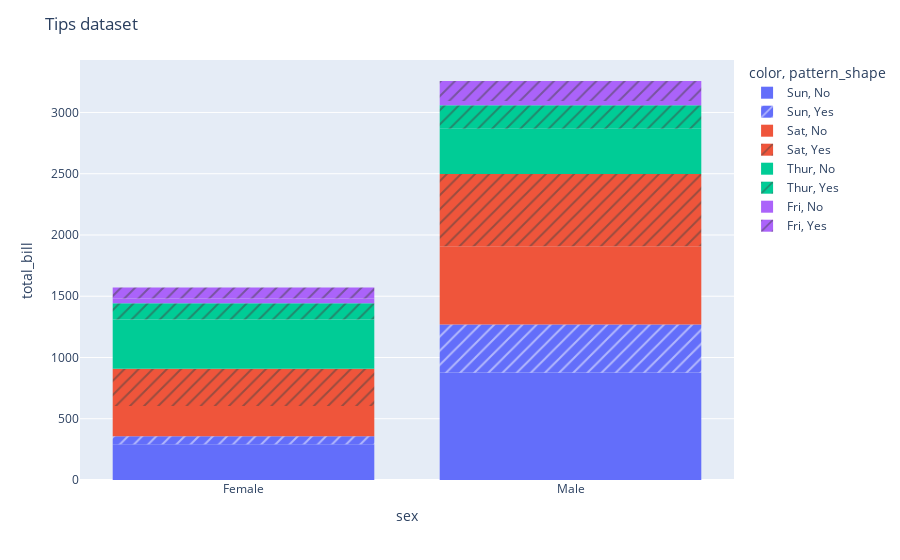

The code cell stored with this chart in its notebook:
### Code cell
pfig3=ex.histogram(x=df3['sex'], y=df3['total_bill'], pattern_shape=df3['smoker'], color=df3['day']) # ploting an histogram for sex and total bill with smoker as a pattern shape and day as color paramete
pfig3.update_layout(title="Tips dataset",xaxis_title='sex', yaxis_title='total_bill') # updating x and y axis labels
pfig3

### Figure 1 — Plotly figure (JSON) as saved in the notebook; plotly's stock layout.template omitted (floating-point values rounded to 4 significant figures)
{"data": [{"alignmentgroup": "True", "bingroup": "x", "histfunc": "sum", "hovertemplate": "color=Sun<br>pattern_shape=No<br>x=%{x}<br>sum of y=%{y}<extra></extra>", "legendgroup": "Sun, No", "marker": {"color": "#636efa", "pattern": {"shape": ""}}, "name": "Sun, No", "offsetgroup": "Sun, No", "orientation": "v", "showlegend": true, "type": "histogram", "x": ["Female", "Male", "Male", "Male", "Female", "Male", "Male", "Male", "Male", "Male", "Male", "Female", "Male", "Male", "Female", "Male", "Female", "Male", "Female", "Male", "Male", "Male", "Male", "Male", "Male", "Male", "Male", "Male", "Male", "Female", "Female", "Male", "Male", "Male", "Male", "Male", "Female", "Female", "Male", "Male", "Male", "Male", "Male", "Male", "Female", "Male", "Female", "Female", "Male", "Male", "Male", "Female", "Male", "Male", "Male", "Male", "Male"], "xaxis": "x", "y": [16.99, 10.34, 21.01, 23.68, 24.59, 25.29, 8.77, 26.88, 15.04, 14.78, 10.27, 35.26, 15.42, 18.43, 14.83, 21.58, 10.33, 16.29, 16.97, 17.46, 13.94, 9.68, 30.4, 18.29, 22.23, 32.4, 28.55, 18.04, 12.54, 10.29, 34.81, 9.94, 25.56, 19.49, 38.07, 23.95, 25.71, 17.31, 29.93, 14.07, 13.13, 17.26, 24.55, 19.77, 29.85, 48.17, 25, 13.39, 16.49, 21.5, 12.66, 16.21, 13.81, 24.52, 20.76, 31.71, 20.69], "yaxis": "y"}, {"alignmentgroup": "True", "bingroup": "x", "histfunc": "sum", "hovertemplate": "color=Sun<br>pattern_shape=Yes<br>x=%{x}<br>sum of y=%{y}<extra></extra>", "legendgroup": "Sun, Yes", "marker": {"color": "#636efa", "pattern": {"shape": "/"}}, "name": "Sun, Yes", "offsetgroup": "Sun, Yes", "orientation": "v", "showlegend": true, "type": "histogram", "x": ["Female", "Male", "Male", "Male", "Male", "Male", "Male", "Female", "Male", "Male", "Male", "Male", "Male", "Male", "Female", "Male", "Female", "Male", "Male"], "xaxis": "x", "y": [17.51, 7.25, 31.85, 16.82, 32.9, 17.89, 14.48, 9.6, 34.63, 34.65, 23.33, 45.35, 23.17, 40.55, 20.9, 30.46, 18.15, 23.1, 15.69], "yaxis": "y"}, {"alignmentgroup": "True", "bingroup": "x", "histfunc": "sum", "hovertemplate": "color=Sat<br>pattern_shape=No<br>x=%{x}<br>sum of y=%{y}<extra></extra>", "legendgroup": "Sat, No", "marker": {"color": "#EF553B", "pattern": {"shape": ""}}, "name": "Sat, No", "offsetgroup": "Sat, No", "orientation": "v", "showlegend": true, "type": "histogram", "x": ["Male", "Male", "Female", "Female", "Male", "Male", "Male", "Male", "Male", "Male", "Female", "Male", "Male", "Female", "Female", "Male", "Male", "Male", "Female", "Male", "Male", "Male", "Female", "Male", "Male", "Male", "Female", "Male", "Male", "Female", "Female", "Male", "Female", "Male", "Male", "Female", "Male", "Male", "Male", "Male", "Male", "Male", "Female", "Male", "Male"], "xaxis": "x", "y": [20.65, 17.92, 20.29, 15.77, 39.42, 19.82, 17.81, 13.37, 12.69, 21.7, 19.65, 9.55, 18.35, 15.06, 20.69, 17.78, 24.06, 16.31, 16.93, 18.69, 31.27, 16.04, 26.41, 48.27, 17.59, 20.08, 16.45, 20.23, 12.02, 17.07, 14.73, 10.51, 20.92, 18.24, 14, 7.25, 48.33, 20.45, 13.28, 11.61, 10.77, 10.07, 35.83, 29.03, 17.82], "yaxis": "y"}, {"alignmentgroup": "True", "bingroup": "x", "histfunc": "sum", "hovertemplate": "color=Sat<br>pattern_shape=Yes<br>x=%{x}<br>sum of y=%{y}<extra></extra>", "legendgroup": "Sat, Yes", "marker": {"color": "#EF553B", "pattern": {"shape": "/"}}, "name": "Sat, Yes", "offsetgroup": "Sat, Yes", "orientation": "v", "showlegend": true, "type": "histogram", "x": ["Male", "Male", "Male", "Male", "Male", "Male", "Female", "Male", "Female", "Female", "Male", "Female", "Female", "Male", "Male", "Male", "Female", "Female", "Female", "Male", "Male", "Male", "Male", "Male", "Female", "Male", "Male", "Female", "Female", "Female", "Male", "Male", "Male", "Female", "Female", "Male", "Male", "Male", "Male", "Male", "Female", "Male"], "xaxis": "x", "y": [38.01, 11.24, 20.29, 13.81, 11.02, 18.29, 3.07, 15.01, 26.86, 25.28, 17.92, 44.3, 22.42, 15.36, 20.49, 25.21, 14.31, 10.59, 10.63, 50.81, 15.81, 26.59, 38.73, 24.27, 12.76, 30.06, 25.89, 13.27, 28.17, 12.9, 28.15, 11.59, 7.74, 30.14, 22.12, 24.01, 15.69, 15.53, 12.6, 32.83, 27.18, 22.67], "yaxis": "y"}, {"alignmentgroup": "True", "bingroup": "x", "histfunc": "sum", "hovertemplate": "color=Thur<br>pattern_shape=No<br>x=%{x}<br>sum of y=%{y}<extra></extra>", "legendgroup": "Thur, No", "marker": {"color": "#00cc96", "pattern": {"shape": ""}}, "name": "Thur, No", "offsetgroup": "Thur, No", "orientation": "v", "showlegend": true, "type": "histogram", "x": ["Male", "Male", "Male", "Male", "Female", "Male", "Female", "Male", "Male", "Male", "Male", "Female", "Female", "Female", "Male", "Female", "Male", "Male", "Female", "Female", "Male", "Female", "Female", "Male", "Male", "Female", "Female", "Female", "Female", "Female", "Female", "Female", "Female", "Female", "Male", "Male", "Female", "Female", "Female", "Female", "Female", "Male", "Male", "Male", "Female"], "xaxis": "x", "y": [27.2, 22.76, 17.29, 16.66, 10.07, 15.98, 34.83, 13.03, 18.28, 24.71, 21.16, 10.65, 12.43, 24.08, 11.69, 13.42, 14.26, 15.95, 12.48, 29.8, 8.52, 14.52, 11.38, 22.82, 19.08, 20.27, 11.17, 12.26, 18.26, 8.51, 10.33, 14.15, 13.16, 17.47, 34.3, 41.19, 27.05, 16.43, 8.35, 18.64, 11.87, 9.78, 7.51, 7.56, 18.78], "yaxis": "y"}, {"alignmentgroup": "True", "bingroup": "x", "histfunc": "sum", "hovertemplate": "color=Thur<br>pattern_shape=Yes<br>x=%{x}<br>sum of y=%{y}<extra></extra>", "legendgroup": "Thur, Yes", "marker": {"color": "#00cc96", "pattern": {"shape": "/"}}, "name": "Thur, Yes", "offsetgroup": "Thur, Yes", "orientation": "v", "showlegend": true, "type": "histogram", "x": ["Male", "Male", "Male", "Female", "Male", "Male", "Male", "Male", "Female", "Female", "Male", "Male", "Female", "Female", "Female", "Male", "Female"], "xaxis": "x", "y": [19.44, 32.68, 16, 19.81, 28.44, 15.48, 16.58, 10.34, 43.11, 13, 13.51, 18.71, 12.74, 13, 16.4, 20.53, 16.47], "yaxis": "y"}, {"alignmentgroup": "True", "bingroup": "x", "histfunc": "sum", "hovertemplate": "color=Fri<br>pattern_shape=No<br>x=%{x}<br>sum of y=%{y}<extra></extra>", "legendgroup": "Fri, No", "marker": {"color": "#ab63fa", "pattern": {"shape": ""}}, "name": "Fri, No", "offsetgroup": "Fri, No", "orientation": "v", "showlegend": true, "type": "histogram", "x": ["Male", "Female", "Male", "Female"], "xaxis": "x", "y": [22.49, 22.75, 12.46, 15.98], "yaxis": "y"}, {"alignmentgroup": "True", "bingroup": "x", "histfunc": "sum", "hovertemplate": "color=Fri<br>pattern_shape=Yes<br>x=%{x}<br>sum of y=%{y}<extra></extra>", "legendgroup": "Fri, Yes", "marker": {"color": "#ab63fa", "pattern": {"shape": "/"}}, "name": "Fri, Yes", "offsetgroup": "Fri, Yes", "orientation": "v", "showlegend": true, "type": "histogram", "x": ["Male", "Female", "Female", "Male", "Male", "Male", "Male", "Female", "Female", "Male", "Female", "Male", "Male", "Female", "Female"], "xaxis": "x", "y": [28.97, 5.75, 16.32, 40.17, 27.28, 12.03, 21.01, 11.35, 15.38, 12.16, 13.42, 8.58, 13.42, 16.27, 10.09], "yaxis": "y"}], "layout": {"autosize": true, "barmode": "relative", "legend": {"title": {"text": "color, pattern_shape"}, "tracegroupgap": 0}, "margin": {"t": 60}, "title": {"text": "Tips dataset"}, "xaxis": {"anchor": "y", "autorange": true, "domain": [0, 1], "range": [-0.5, 1.5], "title": {"text": "sex"}, "type": "category"}, "yaxis": {"anchor": "x", "autorange": true, "domain": [0, 1], "range": [0, 3428.0], "title": {"text": "total_bill"}, "type": "linear"}}}
